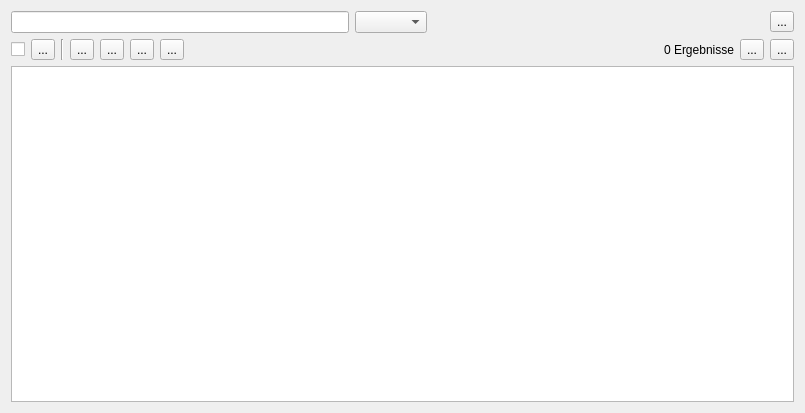
<?xml version="1.0" encoding="UTF-8"?>
<ui version="4.0">
 <class>Dialog</class>
 <widget class="QDialog" name="Dialog">
  <property name="geometry">
   <rect>
    <x>0</x>
    <y>0</y>
    <width>805</width>
    <height>413</height>
   </rect>
  </property>
  <property name="windowTitle">
   <string>Nexus - Planübersicht</string>
  </property>
  <layout class="QVBoxLayout" name="verticalLayout">
   <item>
    <layout class="QHBoxLayout" name="horizontalLayout">
     <item>
      <widget class="QLineEdit" name="nexus_search">
       <property name="maximumSize">
        <size>
         <width>360</width>
         <height>16777215</height>
        </size>
       </property>
       <property name="frame">
        <bool>true</bool>
       </property>
       <property name="clearButtonEnabled">
        <bool>true</bool>
       </property>
      </widget>
     </item>
     <item>
      <widget class="QComboBox" name="combo_plan_type"/>
     </item>
     <item>
      <spacer name="horizontalSpacer">
       <property name="orientation">
        <enum>Qt::Horizontal</enum>
       </property>
       <property name="sizeHint" stdset="0">
        <size>
         <width>40</width>
         <height>20</height>
        </size>
       </property>
      </spacer>
     </item>
     <item>
      <widget class="QToolButton" name="button_settings">
       <property name="text">
        <string>...</string>
       </property>
      </widget>
     </item>
    </layout>
   </item>
   <item>
    <layout class="QHBoxLayout" name="horizontalLayout_2">
     <item>
      <widget class="QCheckBox" name="select_all_check">
       <property name="sizePolicy">
        <sizepolicy hsizetype="Maximum" vsizetype="Fixed">
         <horstretch>0</horstretch>
         <verstretch>0</verstretch>
        </sizepolicy>
       </property>
       <property name="text">
        <string/>
       </property>
       <property name="tristate">
        <bool>false</bool>
       </property>
      </widget>
     </item>
     <item>
      <widget class="QToolButton" name="button_reload">
       <property name="text">
        <string>...</string>
       </property>
      </widget>
     </item>
     <item>
      <widget class="Line" name="line">
       <property name="orientation">
        <enum>Qt::Vertical</enum>
       </property>
      </widget>
     </item>
     <item>
      <widget class="QToolButton" name="button_xplan_export">
       <property name="text">
        <string>...</string>
       </property>
      </widget>
     </item>
     <item>
      <widget class="QToolButton" name="button_edit">
       <property name="text">
        <string>...</string>
       </property>
      </widget>
     </item>
     <item>
      <widget class="QToolButton" name="button_map">
       <property name="text">
        <string>...</string>
       </property>
      </widget>
     </item>
     <item>
      <widget class="QToolButton" name="button_delete">
       <property name="text">
        <string>...</string>
       </property>
      </widget>
     </item>
     <item>
      <spacer name="horizontalSpacer_2">
       <property name="orientation">
        <enum>Qt::Horizontal</enum>
       </property>
       <property name="sizeHint" stdset="0">
        <size>
         <width>40</width>
         <height>20</height>
        </size>
       </property>
      </spacer>
     </item>
     <item>
      <widget class="QLabel" name="label_result_count">
       <property name="text">
        <string>0 Ergebnisse</string>
       </property>
      </widget>
     </item>
     <item>
      <widget class="QToolButton" name="button_before">
       <property name="text">
        <string>...</string>
       </property>
      </widget>
     </item>
     <item>
      <widget class="QToolButton" name="button_next">
       <property name="text">
        <string>...</string>
       </property>
      </widget>
     </item>
    </layout>
   </item>
   <item>
    <widget class="QTableView" name="nexus_view">
     <property name="styleSheet">
      <string notr="true"/>
     </property>
     <property name="gridStyle">
      <enum>Qt::SolidLine</enum>
     </property>
    </widget>
   </item>
  </layout>
 </widget>
 <resources/>
 <connections/>
</ui>
